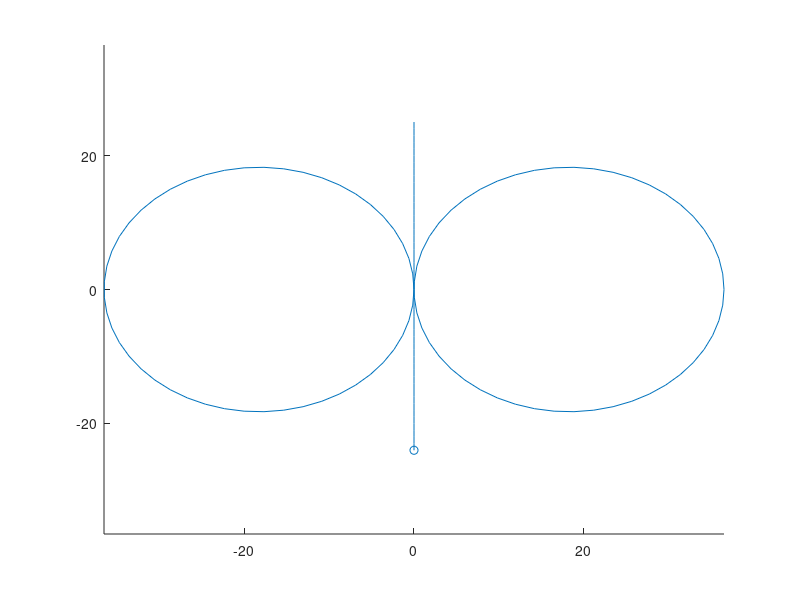

This chart was generated by the following MATLAB code:
%% Construct skidpad
clc, clear all, format compact

N = 150;
% 25 drive to the skidpad
% 50 left circle
% 50 right circle
% 25 out
in_off = 0;
in = 25;
c1_off = in;
c1 = 50;
c2_off = in + c1;
c2 = 50;
out_off = in + c1 + c2;
out = 25;

% Modelled after the skidpad event
s = zeros(N,2); % Track Points

figure(1)
clf(1)
hold all
w = 18.25;

% in
s(in_off+1:in_off+in,1) = zeros(in,1);
s(in_off+1:in_off+in,2) = in:-1:1;



% Circle 1
angles = linspace(2*pi,0, c1); 
radius = w;
c1x = -w;
c1y = 0;
x = radius * cos(angles) + c1x; 
y = radius * sin(angles) + c1y;

plot(c1x, c1y, 'k+', 'LineWidth', 1, 'MarkerSize', 16);


s(c1_off+1:c1_off+c1,1) = x(1:c1);
s(c1_off+1:c1_off+c1,2) = y(1:c1);



% Cirle 2
angles = linspace(0, 2*pi, c2); 
radius = w;
c1x = w;
c1y = 0;
x = radius * cos(angles) + c1x; 
y = radius * sin(angles) + c1y;

plot(c1x, c1y, 'k+', 'LineWidth', 1, 'MarkerSize', 16);

s(c2_off+1:c2_off+c2*1/2,1) = x(c2/2+1:c2);
s(c2_off+1:c2_off+c2*1/2,2) = y(c2/2+1:c2);
s(c2_off+c2*1/2+1:c2_off+c2,1) = x(1:c2/2);
s(c2_off+c2*1/2+1:c2_off+c2,2) = y(1:c2/2);

% out
s(out_off+1:out_off+out,1) = zeros(out,1);
s(out_off+1:out_off+out,2) = 0:-1:-out+1;


x = s(:,1);
y = s(:,2);
for i = 1:N
    clf(1)
    hold all
    plot(x(1:i), y(1:i));
    xlim([-w*2,w*2])
    ylim([-w*2,w*2])
    scatter([x(i)],[y(i)])
    pause(0.05);
end
